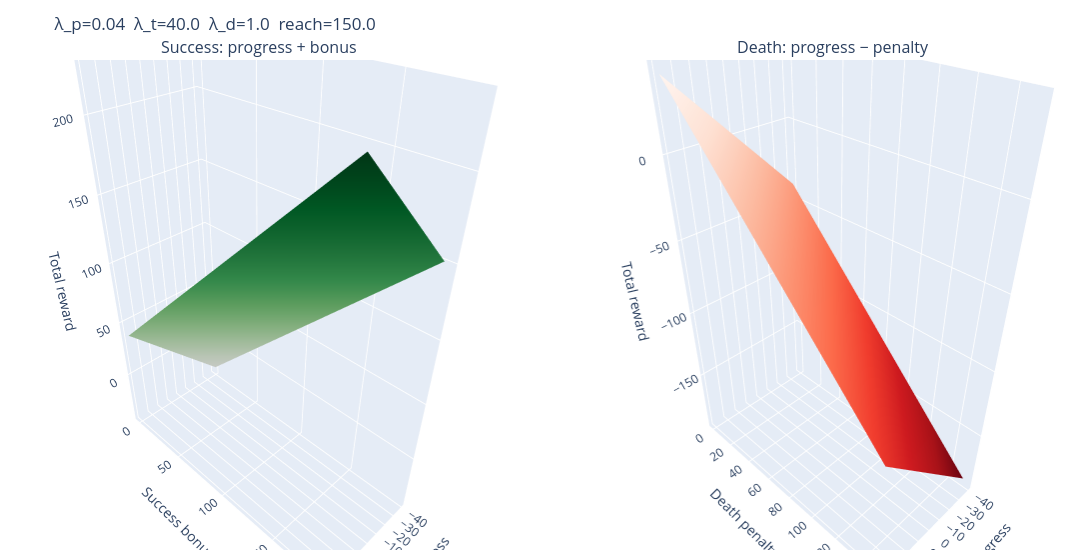

The cell this chart's notebook holds for it:
### Code cell
fig = make_subplots(
    rows=1, cols=2,
    specs=[[{"type": "surface"}, {"type": "surface"}]],
    subplot_titles=["Success: progress + bonus", "Death: progress − penalty"],
    horizontal_spacing=0.05,
)

fig.add_trace(
    go.Surface(
        x=P_s, y=S, z=Z_success,
        colorscale="Greens", showscale=False,
        hovertemplate="progress: %{x:.0f}<br>success bonus: %{y:.0f}<br>total: %{z:.0f}<extra></extra>",
    ),
    row=1, col=1,
)

fig.add_trace(
    go.Surface(
        x=P_d, y=D, z=Z_death,
        colorscale="Reds_r", showscale=False,
        hovertemplate="progress: %{x:.0f}<br>death penalty: %{y:.0f}<br>total: %{z:.0f}<extra></extra>",
    ),
    row=1, col=2,
)

fig.update_layout(
    height=550, width=1100,
    title_text=f"λ_p={lambda_p}  λ_t={lambda_t}  λ_d={lambda_d}  reach={reach_bonus}",
    margin=dict(l=0, r=0, t=60, b=0),
)

fig.update_scenes(
    dict(
        xaxis_title="Cumul. progress",
        yaxis_title="Success bonus",
        zaxis_title="Total reward",
    ),
    row=1, col=1,
)
fig.update_scenes(
    dict(
        xaxis_title="Cumul. progress",
        yaxis_title="Death penalty",
        zaxis_title="Total reward",
    ),
    row=1, col=2,
)

fig.show()

### Figure 1 — Plotly figure (JSON) as saved in the notebook; plotly's stock layout.template omitted (floating-point values rounded to 4 significant figures; data arrays with more than 128 entries replaced by an {"elided": "..."} marker saying what was removed)
{"data": [{"colorscale": [[0, "rgb(247,252,245)"], [0.125, "rgb(229,245,224)"], [0.25, "rgb(199,233,192)"], [0.375, "rgb(161,217,155)"], [0.5, "rgb(116,196,118)"], [0.625, "rgb(65,171,93)"], [0.75, "rgb(35,139,69)"], [0.875, "rgb(0,109,44)"], [1, "rgb(0,68,27)"]], "hovertemplate": "progress: %{x:.0f}<br>success bonus: %{y:.0f}<br>total: %{z:.0f}<extra></extra>", "scene": "scene", "showscale": false, "type": "surface", "x": {"elided": "100x100 float values"}, "y": {"elided": "100x100 float values"}, "z": {"elided": "100x100 float values"}}, {"colorscale": [[0, "rgb(103,0,13)"], [0.125, "rgb(165,15,21)"], [0.25, "rgb(203,24,29)"], [0.375, "rgb(239,59,44)"], [0.5, "rgb(251,106,74)"], [0.625, "rgb(252,146,114)"], [0.75, "rgb(252,187,161)"], [0.875, "rgb(254,224,210)"], [1, "rgb(255,245,240)"]], "hovertemplate": "progress: %{x:.0f}<br>death penalty: %{y:.0f}<br>total: %{z:.0f}<extra></extra>", "scene": "scene2", "showscale": false, "type": "surface", "x": {"elided": "100x100 float values"}, "y": {"elided": "100x100 float values"}, "z": {"elided": "100x100 float values"}}], "layout": {"annotations": [{"font": {"size": 16}, "showarrow": false, "text": "Success: progress + bonus", "x": 0.2375, "xanchor": "center", "xref": "paper", "y": 1, "yanchor": "bottom", "yref": "paper"}, {"font": {"size": 16}, "showarrow": false, "text": "Death: progress − penalty", "x": 0.7625, "xanchor": "center", "xref": "paper", "y": 1, "yanchor": "bottom", "yref": "paper"}], "height": 550, "margin": {"b": 0, "l": 0, "r": 0, "t": 60}, "scene": {"domain": {"x": [0, 0.475], "y": [0, 1]}, "xaxis": {"title": {"text": "Cumul. progress"}}, "yaxis": {"title": {"text": "Success bonus"}}, "zaxis": {"title": {"text": "Total reward"}}}, "scene2": {"domain": {"x": [0.525, 1], "y": [0, 1]}, "xaxis": {"title": {"text": "Cumul. progress"}}, "yaxis": {"title": {"text": "Death penalty"}}, "zaxis": {"title": {"text": "Total reward"}}}, "title": {"text": "λ_p=0.04  λ_t=40.0  λ_d=1.0  reach=150.0"}, "width": 1100}}
